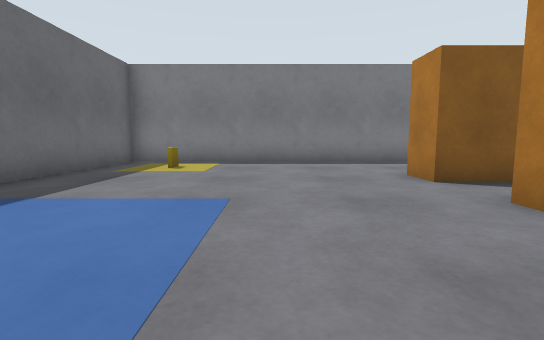
[1] (above)

19 first-person views from a walk through a Gazebo world. The camera is 0.72 m above the floor, tilts 6° down and sees 85° across. The floor is counted in squares, 1 m on a side. Each view is taken from the middle of a square. On the plan, view 1 faces up. The plan holds only what a view shows up to about 10 squares ahead; the rest is blank.

[2]
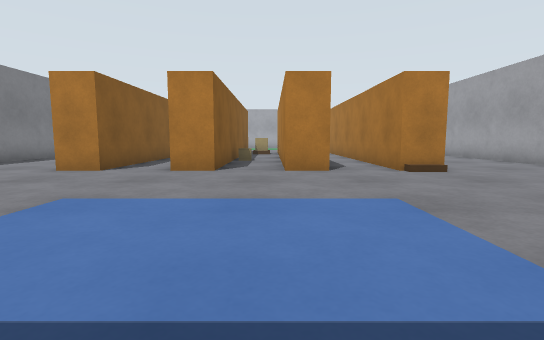

[3]
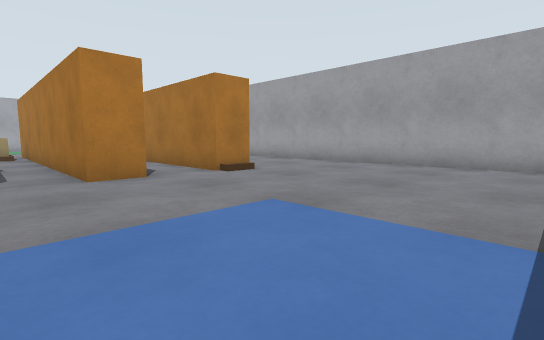

[4]
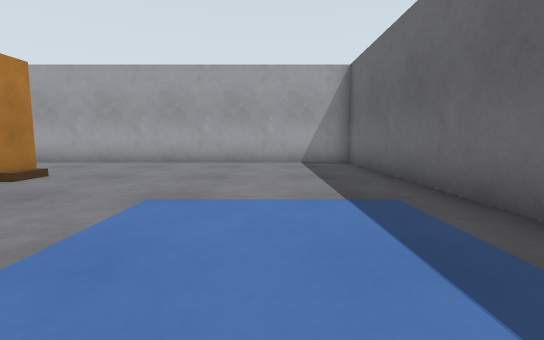

[5]
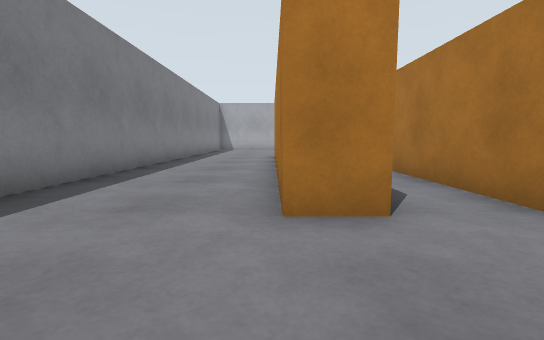

[6]
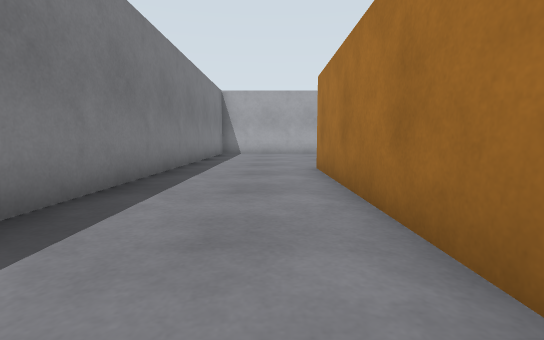

[7]
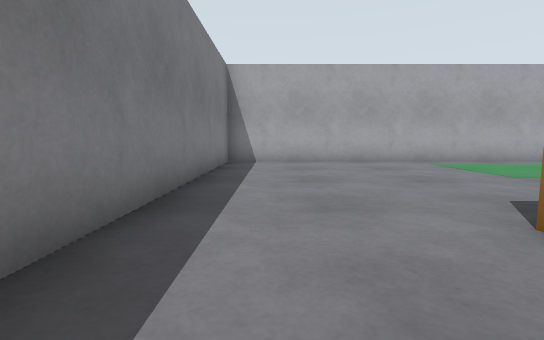

[8]
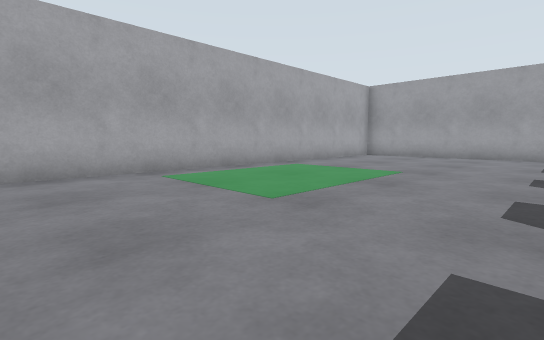

[9]
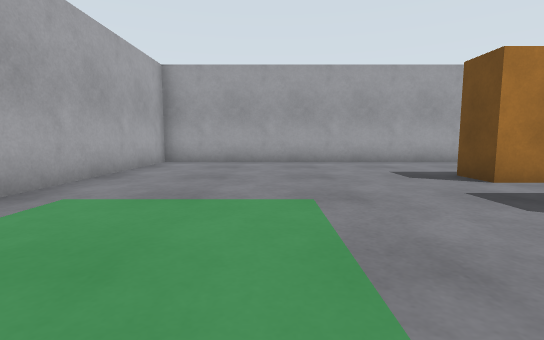

[10]
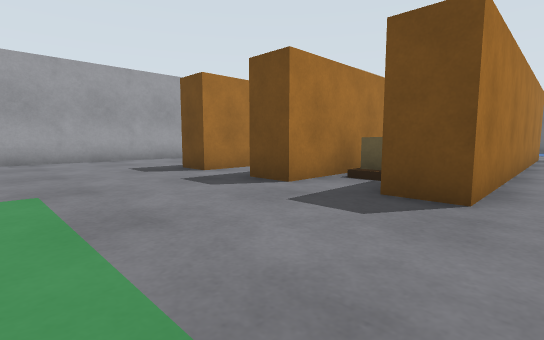

[11]
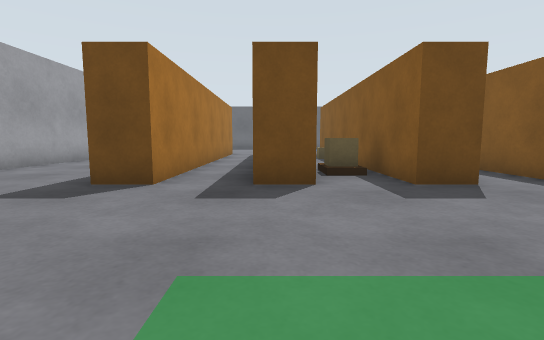

[12]
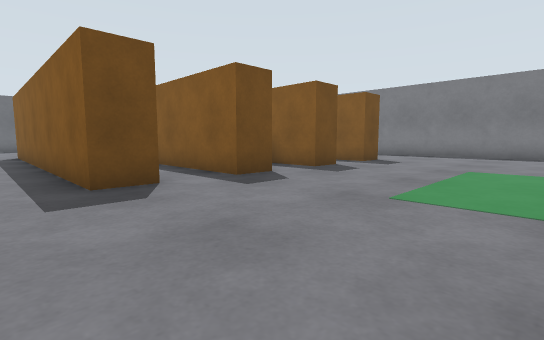

[13]
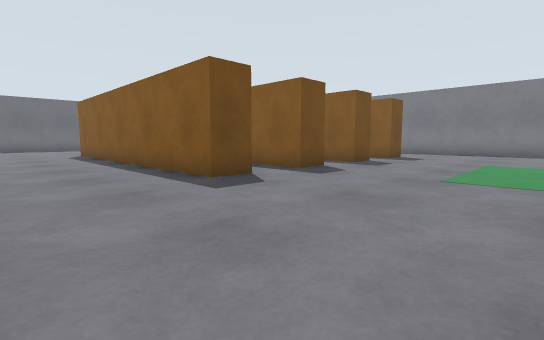

[14]
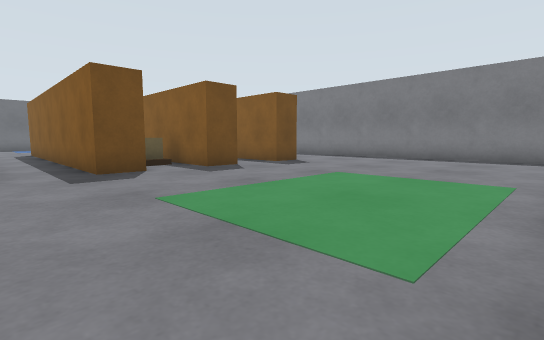

[15]
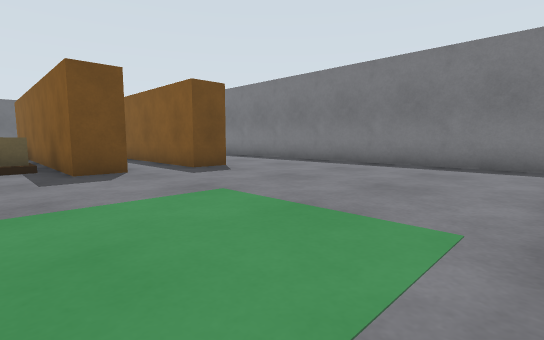

[16]
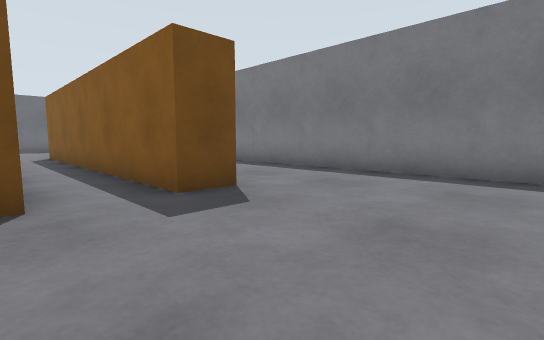

[17]
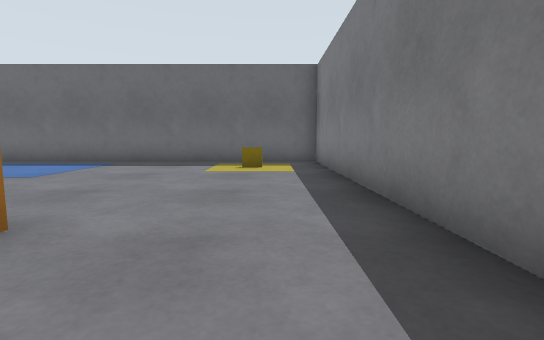

[18]
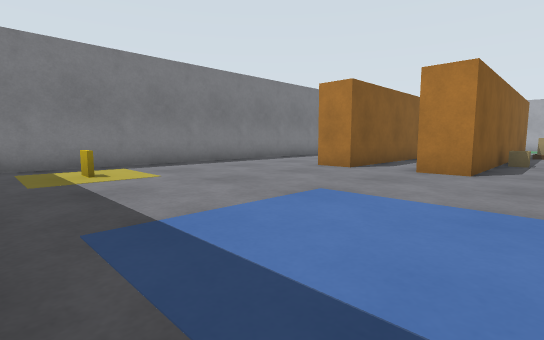

[19]
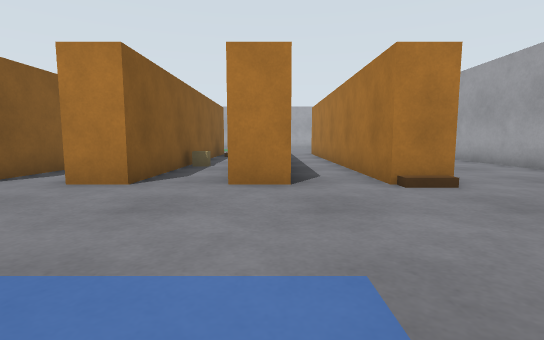

### Floor plan
Points are (right, up) in squares from view 1. A wall is a line through its corners. A room is listed if a view was taken in it or the views show most of it. See-through windows are left out.
Room 1 (views 1, 2, 3, 4, 5, 6, 7, 8, 9, 10, 11, 12, 13, 14, 15, 16, 17, 18, 19)
walls: (2.7, 2.3) (2.7, 3.3) (12.3, 3.3) (12.3, 2.3) (2.7, 2.3); (2.7, -0.4) (2.7, 0.7) (9.4, 0.7); (11.8, 0.7) (12.3, 0.7) (12.3, -0.3) (6.4, -0.3); (2.7, 4.9) (2.7, 5.9) (12.3, 5.9) (12.3, 4.9) (2.7, 4.9); (2.7, -3) (2.7, -1.9) (12.3, -1.9) (12.3, -2.9) (3.8, -2.9); (-4.4, 9.4) (-4.4, -6.4) (19.4, -6.4) (19.4, 9.4) (-4.4, 9.4)
objects: yellow box (-2, 8); beige box (6, 2); pallet (10, 1) to (11, 2)

Positions as (right, up) in squares from view 1, and headings:
1: (0, 0), facing up
2: (-4, 1), facing right
3: (-3, 2), facing down-right
4: (-2, 3), facing down
5: (0, 6), facing right
6: (5, 7), facing right
7: (10, 8), facing right
8: (13, 6), facing down-right
9: (16, 3), facing down
10: (16, 4), facing down-left
11: (17, 0), facing left
12: (17, -4), facing up-left
13: (17, -6), facing up-left
14: (19, -2), facing up-left
15: (19, 1), facing up-left
16: (16, 3), facing up-left
17: (5, 8), facing left
18: (-4, 1), facing up-right
19: (-2, 0), facing right
